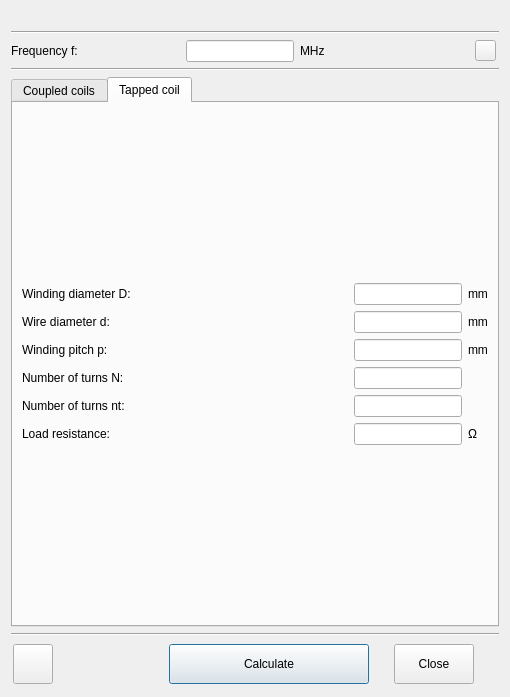
<?xml version="1.0" encoding="UTF-8"?>
<ui version="4.0">
 <class>CoupledCoil</class>
 <widget class="QDialog" name="CoupledCoil">
  <property name="windowModality">
   <enum>Qt::WindowModal</enum>
  </property>
  <property name="geometry">
   <rect>
    <x>0</x>
    <y>0</y>
    <width>510</width>
    <height>697</height>
   </rect>
  </property>
  <property name="sizePolicy">
   <sizepolicy hsizetype="Fixed" vsizetype="Fixed">
    <horstretch>0</horstretch>
    <verstretch>0</verstretch>
   </sizepolicy>
  </property>
  <property name="minimumSize">
   <size>
    <width>510</width>
    <height>680</height>
   </size>
  </property>
  <property name="maximumSize">
   <size>
    <width>610</width>
    <height>900</height>
   </size>
  </property>
  <property name="windowTitle">
   <string>Coupled coils</string>
  </property>
  <property name="windowIcon">
   <iconset resource="res.qrc">
    <normaloff>:/menu_ico/res/ico1-coupled.png</normaloff>:/menu_ico/res/ico1-coupled.png</iconset>
  </property>
  <layout class="QVBoxLayout" name="verticalLayout">
   <item>
    <widget class="QLabel" name="image">
     <property name="sizePolicy">
      <sizepolicy hsizetype="Preferred" vsizetype="Preferred">
       <horstretch>0</horstretch>
       <verstretch>0</verstretch>
      </sizepolicy>
     </property>
     <property name="text">
      <string notr="true"/>
     </property>
     <property name="pixmap">
      <pixmap resource="res.qrc">:/images/res/Tapped-coil.png</pixmap>
     </property>
     <property name="alignment">
      <set>Qt::AlignCenter</set>
     </property>
    </widget>
   </item>
   <item>
    <widget class="Line" name="line_4">
     <property name="orientation">
      <enum>Qt::Horizontal</enum>
     </property>
    </widget>
   </item>
   <item>
    <layout class="QGridLayout" name="gridLayout_2">
     <item row="0" column="2">
      <widget class="QLabel" name="label_F_m">
       <property name="text">
        <string notr="true">MHz</string>
       </property>
      </widget>
     </item>
     <item row="0" column="0">
      <widget class="QLabel" name="label_F">
       <property name="text">
        <string notr="true">Frequency f:</string>
       </property>
      </widget>
     </item>
     <item row="0" column="1">
      <widget class="QLineEdit" name="lineEdit_F">
       <property name="sizePolicy">
        <sizepolicy hsizetype="Fixed" vsizetype="Fixed">
         <horstretch>0</horstretch>
         <verstretch>0</verstretch>
        </sizepolicy>
       </property>
      </widget>
     </item>
     <item row="0" column="3">
      <widget class="QToolButton" name="toolButton_spice">
       <property name="focusPolicy">
        <enum>Qt::NoFocus</enum>
       </property>
       <property name="toolTip">
        <string>Show data for LTSpice</string>
       </property>
       <property name="styleSheet">
        <string notr="true">margin-right:3</string>
       </property>
       <property name="text">
        <string notr="true"/>
       </property>
       <property name="icon">
        <iconset resource="res.qrc">
         <normaloff>:/menu_ico/res/ico2-ltspice.png</normaloff>:/menu_ico/res/ico2-ltspice.png</iconset>
       </property>
       <property name="checkable">
        <bool>true</bool>
       </property>
      </widget>
     </item>
    </layout>
   </item>
   <item>
    <widget class="Line" name="line">
     <property name="orientation">
      <enum>Qt::Horizontal</enum>
     </property>
    </widget>
   </item>
   <item>
    <widget class="QTabWidget" name="tabWidget">
     <property name="focusPolicy">
      <enum>Qt::NoFocus</enum>
     </property>
     <property name="currentIndex">
      <number>1</number>
     </property>
     <widget class="QWidget" name="tab">
      <attribute name="title">
       <string>Coupled coils</string>
      </attribute>
      <layout class="QVBoxLayout" name="verticalLayout_2">
       <item>
        <layout class="QVBoxLayout" name="verticalLayout_6">
         <property name="sizeConstraint">
          <enum>QLayout::SetMinimumSize</enum>
         </property>
         <item>
          <widget class="Line" name="line_3">
           <property name="orientation">
            <enum>Qt::Horizontal</enum>
           </property>
          </widget>
         </item>
         <item>
          <layout class="QGridLayout" name="gridLayout_4">
           <item row="6" column="2">
            <widget class="QLabel" name="label_d_m">
             <property name="sizePolicy">
              <sizepolicy hsizetype="Fixed" vsizetype="Preferred">
               <horstretch>0</horstretch>
               <verstretch>0</verstretch>
              </sizepolicy>
             </property>
             <property name="text">
              <string notr="true">mm</string>
             </property>
            </widget>
           </item>
           <item row="9" column="1">
            <widget class="QLineEdit" name="lineEdit_N2">
             <property name="sizePolicy">
              <sizepolicy hsizetype="Fixed" vsizetype="Fixed">
               <horstretch>0</horstretch>
               <verstretch>0</verstretch>
              </sizepolicy>
             </property>
            </widget>
           </item>
           <item row="4" column="0">
            <widget class="QLabel" name="label_l1">
             <property name="text">
              <string notr="true">Windinglength l1:</string>
             </property>
             <property name="wordWrap">
              <bool>true</bool>
             </property>
            </widget>
           </item>
           <item row="7" column="1">
            <widget class="QLineEdit" name="lineEdit_x">
             <property name="sizePolicy">
              <sizepolicy hsizetype="Fixed" vsizetype="Fixed">
               <horstretch>0</horstretch>
               <verstretch>0</verstretch>
              </sizepolicy>
             </property>
            </widget>
           </item>
           <item row="0" column="2">
            <widget class="QLabel" name="label_D1_m">
             <property name="sizePolicy">
              <sizepolicy hsizetype="Fixed" vsizetype="Preferred">
               <horstretch>0</horstretch>
               <verstretch>0</verstretch>
              </sizepolicy>
             </property>
             <property name="text">
              <string notr="true">mm</string>
             </property>
            </widget>
           </item>
           <item row="0" column="0">
            <widget class="QLabel" name="label_D1">
             <property name="text">
              <string notr="true">Winding diameter D1:</string>
             </property>
             <property name="wordWrap">
              <bool>true</bool>
             </property>
            </widget>
           </item>
           <item row="8" column="2">
            <widget class="QLabel" name="label_N1_m_3">
             <property name="sizePolicy">
              <sizepolicy hsizetype="Fixed" vsizetype="Preferred">
               <horstretch>0</horstretch>
               <verstretch>0</verstretch>
              </sizepolicy>
             </property>
             <property name="text">
              <string notr="true"/>
             </property>
            </widget>
           </item>
           <item row="9" column="2">
            <widget class="QLabel" name="label_N2_m_3">
             <property name="sizePolicy">
              <sizepolicy hsizetype="Fixed" vsizetype="Preferred">
               <horstretch>0</horstretch>
               <verstretch>0</verstretch>
              </sizepolicy>
             </property>
             <property name="text">
              <string notr="true"/>
             </property>
            </widget>
           </item>
           <item row="9" column="0">
            <widget class="QLabel" name="label_N2">
             <property name="text">
              <string notr="true">Number of turns N2:</string>
             </property>
            </widget>
           </item>
           <item row="0" column="1">
            <widget class="QLineEdit" name="lineEdit_D1">
             <property name="sizePolicy">
              <sizepolicy hsizetype="Fixed" vsizetype="Fixed">
               <horstretch>0</horstretch>
               <verstretch>0</verstretch>
              </sizepolicy>
             </property>
            </widget>
           </item>
           <item row="3" column="2">
            <widget class="QLabel" name="label_D2_m">
             <property name="sizePolicy">
              <sizepolicy hsizetype="Fixed" vsizetype="Preferred">
               <horstretch>0</horstretch>
               <verstretch>0</verstretch>
              </sizepolicy>
             </property>
             <property name="text">
              <string notr="true">mm</string>
             </property>
            </widget>
           </item>
           <item row="8" column="0">
            <widget class="QLabel" name="label_N1">
             <property name="text">
              <string notr="true">Number of turns N1:</string>
             </property>
             <property name="wordWrap">
              <bool>true</bool>
             </property>
            </widget>
           </item>
           <item row="6" column="1">
            <widget class="QLineEdit" name="lineEdit_d">
             <property name="sizePolicy">
              <sizepolicy hsizetype="Fixed" vsizetype="Fixed">
               <horstretch>0</horstretch>
               <verstretch>0</verstretch>
              </sizepolicy>
             </property>
            </widget>
           </item>
           <item row="7" column="2">
            <widget class="QLabel" name="label_x_m">
             <property name="sizePolicy">
              <sizepolicy hsizetype="Fixed" vsizetype="Preferred">
               <horstretch>0</horstretch>
               <verstretch>0</verstretch>
              </sizepolicy>
             </property>
             <property name="text">
              <string notr="true">mm</string>
             </property>
            </widget>
           </item>
           <item row="8" column="1">
            <widget class="QLineEdit" name="lineEdit_N1">
             <property name="sizePolicy">
              <sizepolicy hsizetype="Fixed" vsizetype="Fixed">
               <horstretch>0</horstretch>
               <verstretch>0</verstretch>
              </sizepolicy>
             </property>
            </widget>
           </item>
           <item row="3" column="0">
            <widget class="QLabel" name="label_D2">
             <property name="text">
              <string notr="true">Winding diameter D2:</string>
             </property>
             <property name="wordWrap">
              <bool>true</bool>
             </property>
            </widget>
           </item>
           <item row="7" column="0">
            <widget class="QLabel" name="label_x">
             <property name="text">
              <string notr="true">Coils offset x:</string>
             </property>
             <property name="wordWrap">
              <bool>true</bool>
             </property>
            </widget>
           </item>
           <item row="3" column="1">
            <widget class="QLineEdit" name="lineEdit_D2">
             <property name="sizePolicy">
              <sizepolicy hsizetype="Fixed" vsizetype="Fixed">
               <horstretch>0</horstretch>
               <verstretch>0</verstretch>
              </sizepolicy>
             </property>
            </widget>
           </item>
           <item row="6" column="0">
            <widget class="QLabel" name="label_d">
             <property name="text">
              <string notr="true">Wire diameter d:</string>
             </property>
             <property name="wordWrap">
              <bool>true</bool>
             </property>
            </widget>
           </item>
           <item row="5" column="0">
            <widget class="QLabel" name="label_l2">
             <property name="text">
              <string notr="true">Winding length l2:</string>
             </property>
             <property name="wordWrap">
              <bool>true</bool>
             </property>
            </widget>
           </item>
           <item row="4" column="1">
            <widget class="QLineEdit" name="lineEdit_l1">
             <property name="sizePolicy">
              <sizepolicy hsizetype="Fixed" vsizetype="Fixed">
               <horstretch>0</horstretch>
               <verstretch>0</verstretch>
              </sizepolicy>
             </property>
            </widget>
           </item>
           <item row="5" column="1">
            <widget class="QLineEdit" name="lineEdit_l2">
             <property name="sizePolicy">
              <sizepolicy hsizetype="Fixed" vsizetype="Fixed">
               <horstretch>0</horstretch>
               <verstretch>0</verstretch>
              </sizepolicy>
             </property>
            </widget>
           </item>
           <item row="4" column="2">
            <widget class="QLabel" name="label_l1_m">
             <property name="text">
              <string notr="true">mm</string>
             </property>
            </widget>
           </item>
           <item row="5" column="2">
            <widget class="QLabel" name="label_l2_m">
             <property name="text">
              <string notr="true">mm</string>
             </property>
            </widget>
           </item>
          </layout>
         </item>
        </layout>
       </item>
      </layout>
     </widget>
     <widget class="QWidget" name="tab_2">
      <attribute name="title">
       <string>Tapped coil</string>
      </attribute>
      <layout class="QVBoxLayout" name="verticalLayout_3">
       <item>
        <layout class="QVBoxLayout" name="verticalLayout_7">
         <property name="sizeConstraint">
          <enum>QLayout::SetMinimumSize</enum>
         </property>
         <item>
          <layout class="QGridLayout" name="gridLayout_5">
           <item row="6" column="2">
            <widget class="QLabel" name="label_N2_m_4">
             <property name="sizePolicy">
              <sizepolicy hsizetype="Fixed" vsizetype="Preferred">
               <horstretch>0</horstretch>
               <verstretch>0</verstretch>
              </sizepolicy>
             </property>
             <property name="text">
              <string notr="true"/>
             </property>
            </widget>
           </item>
           <item row="5" column="0">
            <widget class="QLabel" name="label_N">
             <property name="text">
              <string notr="true">Number of turns N:</string>
             </property>
             <property name="wordWrap">
              <bool>true</bool>
             </property>
            </widget>
           </item>
           <item row="3" column="0">
            <widget class="QLabel" name="label_dw">
             <property name="text">
              <string notr="true">Wire diameter d:</string>
             </property>
             <property name="wordWrap">
              <bool>true</bool>
             </property>
            </widget>
           </item>
           <item row="4" column="1">
            <widget class="QLineEdit" name="lineEdit_p">
             <property name="sizePolicy">
              <sizepolicy hsizetype="Fixed" vsizetype="Fixed">
               <horstretch>0</horstretch>
               <verstretch>0</verstretch>
              </sizepolicy>
             </property>
            </widget>
           </item>
           <item row="3" column="1">
            <widget class="QLineEdit" name="lineEdit_dw">
             <property name="sizePolicy">
              <sizepolicy hsizetype="Fixed" vsizetype="Fixed">
               <horstretch>0</horstretch>
               <verstretch>0</verstretch>
              </sizepolicy>
             </property>
            </widget>
           </item>
           <item row="4" column="2">
            <widget class="QLabel" name="label_p_m">
             <property name="text">
              <string notr="true">mm</string>
             </property>
            </widget>
           </item>
           <item row="6" column="0">
            <widget class="QLabel" name="label_Nt">
             <property name="text">
              <string notr="true">Number of turns nt:</string>
             </property>
            </widget>
           </item>
           <item row="5" column="2">
            <widget class="QLabel" name="label_N1_m_4">
             <property name="sizePolicy">
              <sizepolicy hsizetype="Fixed" vsizetype="Preferred">
               <horstretch>0</horstretch>
               <verstretch>0</verstretch>
              </sizepolicy>
             </property>
             <property name="text">
              <string notr="true"/>
             </property>
            </widget>
           </item>
           <item row="4" column="0">
            <widget class="QLabel" name="label_p">
             <property name="text">
              <string notr="true">Winding pitch p:</string>
             </property>
             <property name="wordWrap">
              <bool>true</bool>
             </property>
            </widget>
           </item>
           <item row="3" column="2">
            <widget class="QLabel" name="label_dw_m">
             <property name="text">
              <string notr="true">mm</string>
             </property>
            </widget>
           </item>
           <item row="0" column="1">
            <widget class="QLineEdit" name="lineEdit_D">
             <property name="sizePolicy">
              <sizepolicy hsizetype="Fixed" vsizetype="Fixed">
               <horstretch>0</horstretch>
               <verstretch>0</verstretch>
              </sizepolicy>
             </property>
            </widget>
           </item>
           <item row="5" column="1">
            <widget class="QLineEdit" name="lineEdit_N">
             <property name="sizePolicy">
              <sizepolicy hsizetype="Fixed" vsizetype="Fixed">
               <horstretch>0</horstretch>
               <verstretch>0</verstretch>
              </sizepolicy>
             </property>
            </widget>
           </item>
           <item row="0" column="2">
            <widget class="QLabel" name="label_D_m">
             <property name="sizePolicy">
              <sizepolicy hsizetype="Fixed" vsizetype="Preferred">
               <horstretch>0</horstretch>
               <verstretch>0</verstretch>
              </sizepolicy>
             </property>
             <property name="text">
              <string notr="true">mm</string>
             </property>
            </widget>
           </item>
           <item row="0" column="0">
            <widget class="QLabel" name="label_D">
             <property name="text">
              <string notr="true">Winding diameter D:</string>
             </property>
             <property name="wordWrap">
              <bool>true</bool>
             </property>
            </widget>
           </item>
           <item row="6" column="1">
            <widget class="QLineEdit" name="lineEdit_Nt">
             <property name="sizePolicy">
              <sizepolicy hsizetype="Fixed" vsizetype="Fixed">
               <horstretch>0</horstretch>
               <verstretch>0</verstretch>
              </sizepolicy>
             </property>
            </widget>
           </item>
           <item row="7" column="0">
            <widget class="QLabel" name="label_load">
             <property name="text">
              <string notr="true">Load resistance:</string>
             </property>
            </widget>
           </item>
           <item row="7" column="1">
            <widget class="QLineEdit" name="lineEdit_load">
             <property name="sizePolicy">
              <sizepolicy hsizetype="Fixed" vsizetype="Fixed">
               <horstretch>0</horstretch>
               <verstretch>0</verstretch>
              </sizepolicy>
             </property>
            </widget>
           </item>
           <item row="7" column="2">
            <widget class="QLabel" name="label_load_m">
             <property name="text">
              <string notr="true">Ω</string>
             </property>
            </widget>
           </item>
          </layout>
         </item>
        </layout>
       </item>
      </layout>
     </widget>
    </widget>
   </item>
   <item>
    <widget class="Line" name="line_2">
     <property name="orientation">
      <enum>Qt::Horizontal</enum>
     </property>
    </widget>
   </item>
   <item>
    <layout class="QHBoxLayout" name="horizontalLayout_2">
     <property name="spacing">
      <number>25</number>
     </property>
     <property name="leftMargin">
      <number>2</number>
     </property>
     <property name="topMargin">
      <number>2</number>
     </property>
     <property name="rightMargin">
      <number>25</number>
     </property>
     <property name="bottomMargin">
      <number>2</number>
     </property>
     <item>
      <widget class="QPushButton" name="pushButton_help">
       <property name="minimumSize">
        <size>
         <width>40</width>
         <height>40</height>
        </size>
       </property>
       <property name="maximumSize">
        <size>
         <width>40</width>
         <height>40</height>
        </size>
       </property>
       <property name="focusPolicy">
        <enum>Qt::NoFocus</enum>
       </property>
       <property name="toolTip">
        <string>Context help</string>
       </property>
       <property name="text">
        <string/>
       </property>
       <property name="icon">
        <iconset resource="res.qrc">
         <normaloff>:/menu_ico/res/ico2-help.png</normaloff>:/menu_ico/res/ico2-help.png</iconset>
       </property>
       <property name="shortcut">
        <string notr="true">F1</string>
       </property>
       <property name="autoDefault">
        <bool>false</bool>
       </property>
      </widget>
     </item>
     <item>
      <spacer name="horizontalSpacer_2">
       <property name="orientation">
        <enum>Qt::Horizontal</enum>
       </property>
       <property name="sizeHint" stdset="0">
        <size>
         <width>40</width>
         <height>20</height>
        </size>
       </property>
      </spacer>
     </item>
     <item>
      <widget class="QPushButton" name="pushButton_calculate">
       <property name="minimumSize">
        <size>
         <width>200</width>
         <height>40</height>
        </size>
       </property>
       <property name="focusPolicy">
        <enum>Qt::NoFocus</enum>
       </property>
       <property name="toolTip">
        <string notr="true">Enter</string>
       </property>
       <property name="text">
        <string>Calculate</string>
       </property>
       <property name="icon">
        <iconset resource="res.qrc">
         <normaloff>:/menu_ico/res/ico2-enter-key.png</normaloff>:/menu_ico/res/ico2-enter-key.png</iconset>
       </property>
       <property name="shortcut">
        <string notr="true">Enter</string>
       </property>
       <property name="autoDefault">
        <bool>false</bool>
       </property>
       <property name="default">
        <bool>true</bool>
       </property>
      </widget>
     </item>
     <item>
      <widget class="QPushButton" name="pushButton_close">
       <property name="minimumSize">
        <size>
         <width>0</width>
         <height>40</height>
        </size>
       </property>
       <property name="focusPolicy">
        <enum>Qt::NoFocus</enum>
       </property>
       <property name="toolTip">
        <string notr="true">Esc</string>
       </property>
       <property name="text">
        <string>Close</string>
       </property>
       <property name="icon">
        <iconset resource="res.qrc">
         <normaloff>:/menu_ico/res/ico2-unavailable.png</normaloff>:/menu_ico/res/ico2-unavailable.png</iconset>
       </property>
       <property name="shortcut">
        <string notr="true">Esc</string>
       </property>
       <property name="autoDefault">
        <bool>false</bool>
       </property>
      </widget>
     </item>
    </layout>
   </item>
  </layout>
 </widget>
 <tabstops>
  <tabstop>lineEdit_F</tabstop>
  <tabstop>lineEdit_D1</tabstop>
  <tabstop>lineEdit_D2</tabstop>
  <tabstop>lineEdit_l1</tabstop>
  <tabstop>lineEdit_l2</tabstop>
  <tabstop>lineEdit_d</tabstop>
  <tabstop>lineEdit_x</tabstop>
  <tabstop>lineEdit_N1</tabstop>
  <tabstop>lineEdit_N2</tabstop>
  <tabstop>lineEdit_D</tabstop>
  <tabstop>lineEdit_dw</tabstop>
  <tabstop>lineEdit_p</tabstop>
  <tabstop>lineEdit_N</tabstop>
  <tabstop>lineEdit_Nt</tabstop>
  <tabstop>lineEdit_load</tabstop>
 </tabstops>
 <resources>
  <include location="res.qrc"/>
 </resources>
 <connections/>
</ui>
